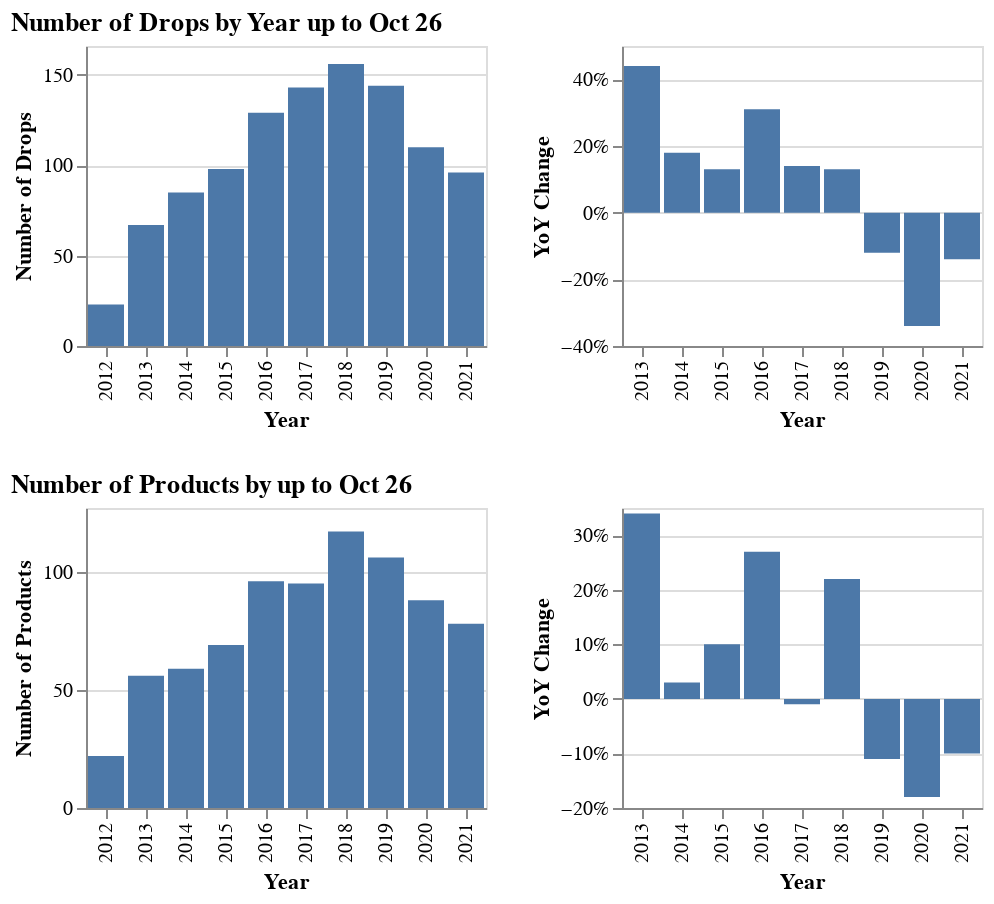

Notebook code for this chart:
### Code cell
# rel_per_year_df = pd.DataFrame(df_all.groupby('Year').count()['Product'])
# prod_per_year_df = pd.DataFrame(all_products_df.groupby('Year').count()['Release']
# )

# (plots.plot_with_yoy(rel_per_year_df, 'Product', 'Drops').properties(title='Number of Drops over Time') 
# & plots.plot_with_yoy(prod_per_year_df, 'Release', 'Products').properties(title='Number of Products over Time') )

ytd_all_products_df = utils.drops_to_products(ytd_df, ['Year', 'Product'], 2021)
rel_per_year_df = pd.DataFrame(ytd_df.groupby('Year').count()['Product'])
prod_per_year_df = pd.DataFrame(ytd_all_products_df.groupby('Year').count()['Release']
)

(plots.plot_with_yoy(rel_per_year_df, 'Product', 'Drops').properties(title=f"Number of Drops by Year up to {rel.strftime('%b %d')}") 
& plots.plot_with_yoy(prod_per_year_df, 'Release', 'Products').properties(title=f"Number of Products by up to {rel.strftime('%b %d')}"))

### Figure 1 — Vega-Lite specification as saved in the notebook (floating-point values rounded to 4 significant figures)
{"$schema": "https://vega.github.io/schema/vega-lite/v4.8.1.json", "config": {"view": {"continuousHeight": 300, "continuousWidth": 400}}, "datasets": {"data-656e834f1a04f3fdd6c58ca00fa624e7": [{"Product": null, "Year": 2012}, {"Product": 0.44, "Year": 2013}, {"Product": 0.18, "Year": 2014}, {"Product": 0.13, "Year": 2015}, {"Product": 0.31, "Year": 2016}, {"Product": 0.14, "Year": 2017}, {"Product": 0.13, "Year": 2018}, {"Product": -0.12, "Year": 2019}, {"Product": -0.34, "Year": 2020}, {"Product": -0.14, "Year": 2021}], "data-8083fde91e84571eac3c9aa7d9d224a3": [{"Release": null, "Year": 2012}, {"Release": 0.34, "Year": 2013}, {"Release": 0.03, "Year": 2014}, {"Release": 0.1, "Year": 2015}, {"Release": 0.27, "Year": 2016}, {"Release": -0.01, "Year": 2017}, {"Release": 0.22, "Year": 2018}, {"Release": -0.11, "Year": 2019}, {"Release": -0.18, "Year": 2020}, {"Release": -0.1, "Year": 2021}], "data-8faf40f9c9ebacc10eeca305c8f86915": [{"Product": 23, "Year": 2012}, {"Product": 67, "Year": 2013}, {"Product": 85, "Year": 2014}, {"Product": 98, "Year": 2015}, {"Product": 129, "Year": 2016}, {"Product": 143, "Year": 2017}, {"Product": 156, "Year": 2018}, {"Product": 144, "Year": 2019}, {"Product": 110, "Year": 2020}, {"Product": 96, "Year": 2021}], "data-930326715cc8072373104a2ffb8c007c": [{"Release": 22, "Year": 2012}, {"Release": 56, "Year": 2013}, {"Release": 59, "Year": 2014}, {"Release": 69, "Year": 2015}, {"Release": 96, "Year": 2016}, {"Release": 95, "Year": 2017}, {"Release": 117, "Year": 2018}, {"Release": 106, "Year": 2019}, {"Release": 88, "Year": 2020}, {"Release": 78, "Year": 2021}]}, "vconcat": [{"hconcat": [{"data": {"name": "data-8faf40f9c9ebacc10eeca305c8f86915"}, "encoding": {"tooltip": [{"field": "Year", "type": "quantitative"}, {"field": "Product", "title": "Drops", "type": "quantitative"}], "x": {"field": "Year", "type": "ordinal"}, "y": {"axis": {"title": "Number of Drops"}, "field": "Product", "scale": {"domain": [0, 166]}, "type": "quantitative"}}, "height": 150, "mark": "bar"}, {"data": {"name": "data-656e834f1a04f3fdd6c58ca00fa624e7"}, "encoding": {"tooltip": [{"field": "Year", "type": "quantitative"}, {"field": "Product", "format": "%", "title": "YoY Change", "type": "quantitative"}], "x": {"field": "Year", "type": "ordinal"}, "y": {"axis": {"format": "%", "title": "YoY Change"}, "field": "Product", "scale": {}, "type": "quantitative"}}, "height": 150, "mark": "bar"}], "title": "Number of Drops by Year up to Oct 26"}, {"hconcat": [{"data": {"name": "data-930326715cc8072373104a2ffb8c007c"}, "encoding": {"tooltip": [{"field": "Year", "type": "quantitative"}, {"field": "Release", "title": "Products", "type": "quantitative"}], "x": {"field": "Year", "type": "ordinal"}, "y": {"axis": {"title": "Number of Products"}, "field": "Release", "scale": {"domain": [0, 127]}, "type": "quantitative"}}, "height": 150, "mark": "bar"}, {"data": {"name": "data-8083fde91e84571eac3c9aa7d9d224a3"}, "encoding": {"tooltip": [{"field": "Year", "type": "quantitative"}, {"field": "Release", "format": "%", "title": "YoY Change", "type": "quantitative"}], "x": {"field": "Year", "type": "ordinal"}, "y": {"axis": {"format": "%", "title": "YoY Change"}, "field": "Release", "scale": {}, "type": "quantitative"}}, "height": 150, "mark": "bar"}], "title": "Number of Products by up to Oct 26"}]}
